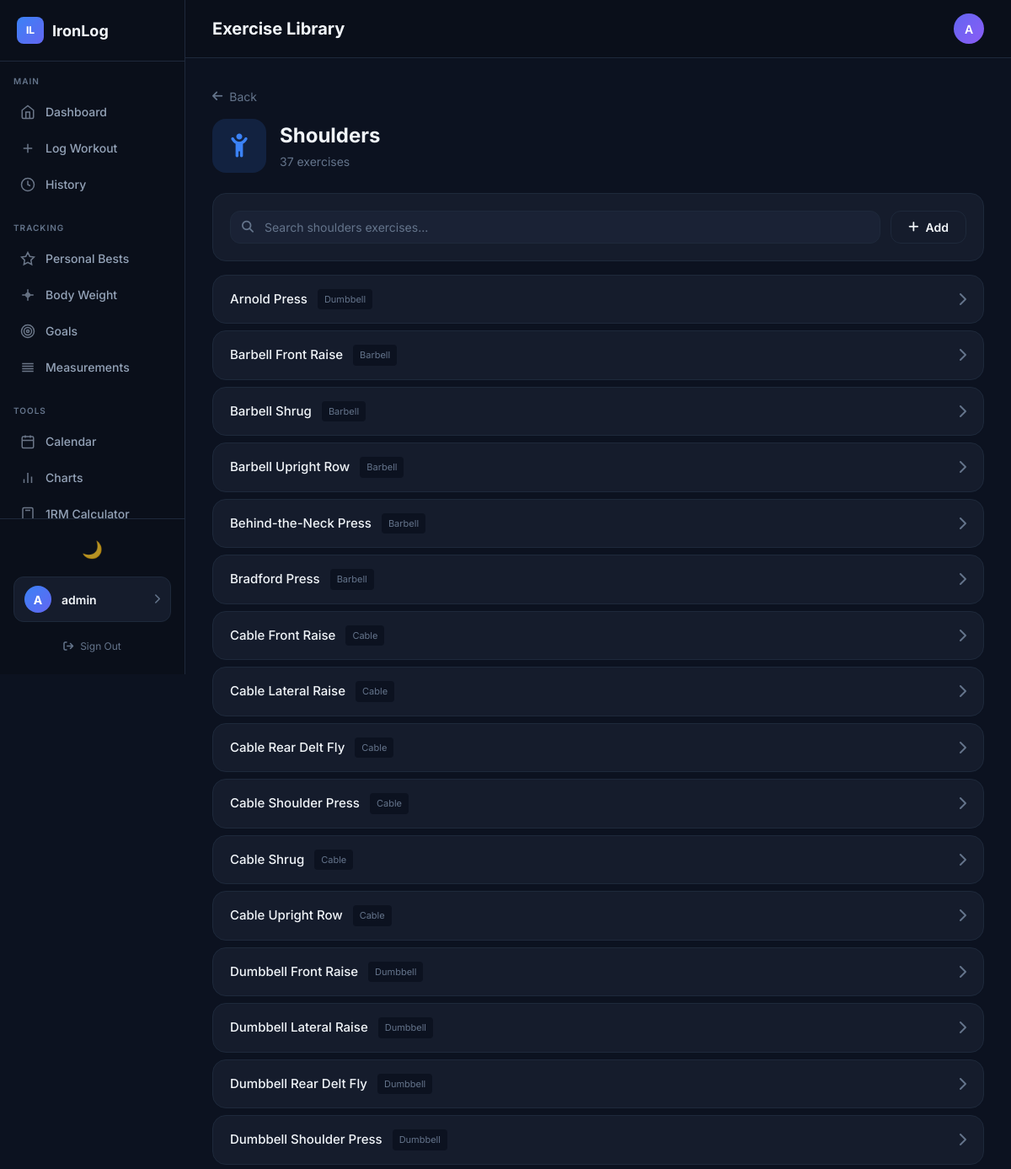
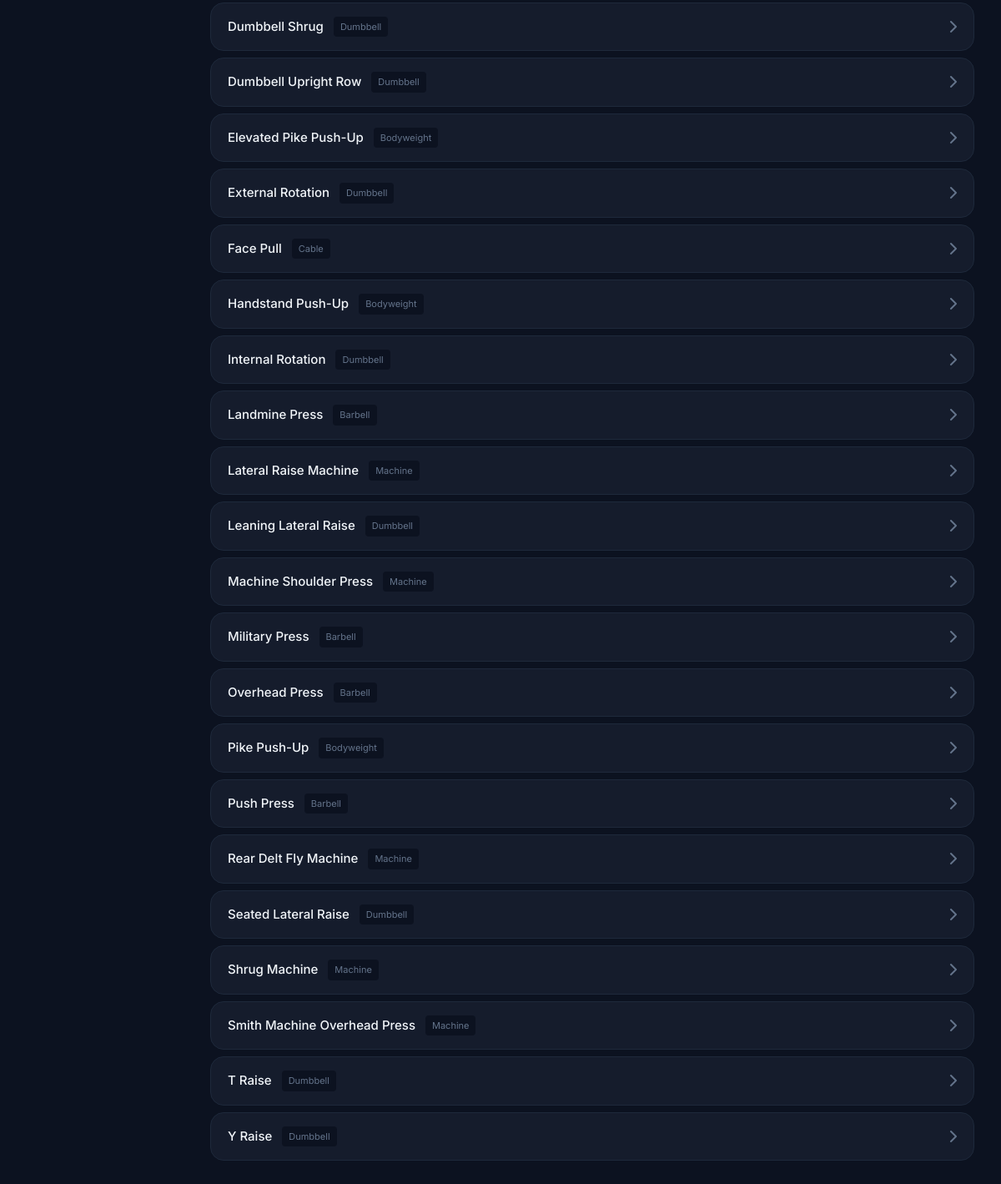
Page /exercises/?group=shoulders (signed in) on the committed database (2 pictures, top to bottom).
### workouts/models.py (models this page shows, shortened)
class Exercise(models.Model):
    MUSCLE_GROUPS = [
        ('chest', 'Chest'),
        ('back', 'Back'),
        ('shoulders', 'Shoulders'),
        ('legs', 'Legs'),
        ('biceps', 'Biceps'),
        ('triceps', 'Triceps'),
        ('core', 'Core'),
        ('cardio', 'Cardio'),
        ('glutes', 'Glutes'),
        ('forearms', 'Forearms'),
        ('calves', 'Calves'),
        ('traps', 'Traps'),
    ]
    name = models.CharField(max_length=100)
    muscle_group = models.CharField(max_length=20, choices=MUSCLE_GROUPS)
    equipment = models.CharField(max_length=50, blank=True, default='')
    user = models.ForeignKey(User, on_delete=models.CASCADE, null=True, blank=True)  # null = shared exercise
    class Meta:
        ordering = ['muscle_group', 'name']

### workouts/views.py (the view, shortened to what this page needs)
# urls.py: path('exercises/', views.ExerciseListView.as_view(), name='exercises'),
class ExerciseListView(LoginRequiredMixin, View):
    def get(self, request):
        search = request.GET.get('search', '')
        MUSCLE_ICONS = {
            'chest': 'fa-heart-pulse',
            'back': 'fa-arrows-up-down',
            'shoulders': 'fa-child-reaching',
            'legs': 'fa-person-walking',
            'biceps': 'fa-dumbbell',
            'triceps': 'fa-hand-fist',
            'core': 'fa-circle-dot',
            'cardio': 'fa-heart',
            'glutes': 'fa-hippo',
            'forearms': 'fa-hand',
            'calves': 'fa-socks',
            'traps': 'fa-diamond'
        }
        selected_group = request.GET.get('group')
        search = request.GET.get('search', '')
        if selected_group:
            queryset = Exercise.objects.filter(
                Q(user=request.user) | Q(user__isnull=True),
                muscle_group=selected_group
            ).annotate(
                set_count=Count('sets', filter=Q(sets__workout__user=request.user))
            ).order_by('name')
            if search:
                queryset = queryset.filter(name__icontains=search)
            selected_group_display = dict(Exercise.MUSCLE_GROUPS).get(selected_group, selected_group)
            context = {
                'selected_group': selected_group,
                'selected_group_display': selected_group_display,
                'group_icon': MUSCLE_ICONS.get(selected_group, 'fa-dumbbell'),
                'exercises': queryset,
                'search': search,
                'muscle_groups': Exercise.MUSCLE_GROUPS,
            }
        return render(request, 'workouts/exercises.html', context)

### templates/workouts/exercises.html (shortened to what this page needs)
{% extends 'base.html' %}
{% block page_title %}Exercise Library{% endblock %}
{% block content %}
{% if selected_group %}
<div class="group-header">
    <a href="{% url 'exercises' %}" class="back-btn">
        <i class="fa-solid fa-arrow-left"></i>
        Back
    </a>
    <div class="group-title-row">
        <span class="group-icon-box">
            <i class="fa-solid {{ group_icon }}"></i>
        </span>
        <div>
            <h2>{{ selected_group_display }}</h2>
            <span class="group-count">{{ exercises|length }} exercises</span>
        </div>
    </div>
</div>
<div class="card mb-2">
    <div class="search-add-row">
        <form method="get" class="search-form">
            <input type="text" name="search" class="form-control search-input" placeholder="Search {{ selected_group_display|lower }} exercises..." value="{{ search }}">
        </form>
        <button class="btn btn-secondary" onclick="toggleAddForm()">
            <i class="fa-solid fa-plus"></i> Add
        </button>
    </div>
</div>
<div class="exercise-list">
    {% for exercise in exercises %}
    <a href="{% url 'exercise_progress' exercise.id %}" class="exercise-card">
        <div class="exercise-info">
            <span class="exercise-name">{{ exercise.name }}</span>
            {% if exercise.equipment %}
            <span class="exercise-equipment">{{ exercise.equipment }}</span>
            {% endif %}
        </div>
        <div class="exercise-arrow">
            <i class="fa-solid fa-chevron-right"></i>
        </div>
    </a>
    {% empty %}
    <div class="empty-state">
        <div class="empty-icon"><i class="fa-solid fa-dumbbell"></i></div>
        <h3>No exercises found</h3>
        <p>{% if search %}Try a different search{% else %}Add your first {{ selected_group_display|lower }} exercise{% endif %}</p>
    </div>
    {% endfor %}
</div>
{% endif %}
{% endblock %}

### templates/base.html (shortened to what this page needs)
<!DOCTYPE html>
<html lang="en">
<head>
    <link rel="stylesheet" href="https://cdnjs.cloudflare.com/ajax/libs/font-awesome/6.5.1/css/all.min.css">
</head>
<body>
    <div class="app">
        <aside class="sidebar">
            <div class="sidebar-header">
                <a href="{% url 'dashboard' %}" class="logo">
                    <span class="logo-icon">IL</span>
                    IronLog
                </a>
            </div>
            <nav class="sidebar-nav">
                <div class="nav-section">
                    <div class="nav-label">Main</div>
                    <a href="{% url 'dashboard' %}" class="nav-item {% if request.path == '/' %}active{% endif %}">
                        <svg class="nav-icon" viewBox="0 0 24 24" fill="none" stroke="currentColor" stroke-width="2"><path d="M3 9l9-7 9 7v11a2 2 0 0 1-2 2H5a2 2 0 0 1-2-2z"/><polyline points="9 22 9 12 15 12 15 22"/></svg>
                        Dashboard
                    </a>
                    <a href="{% url 'log_workout' %}" class="nav-item {% if 'log' in request.path %}active{% endif %}">
                        <svg class="nav-icon" viewBox="0 0 24 24" fill="none" stroke="currentColor" stroke-width="2"><path d="M12 5v14M5 12h14"/></svg>
                        Log Workout
                    </a>
                    <a href="{% url 'history' %}" class="nav-item {% if 'history' in request.path %}active{% endif %}">
                        <svg class="nav-icon" viewBox="0 0 24 24" fill="none" stroke="currentColor" stroke-width="2"><circle cx="12" cy="12" r="10"/><polyline points="12 6 12 12 16 14"/></svg>
                        History
                    </a>
                </div>
                <div class="nav-section">
                    <div class="nav-label">Tracking</div>
                    <a href="{% url 'personal_bests' %}" class="nav-item {% if 'personal-bests' in request.path %}active{% endif %}">
                        <svg class="nav-icon" viewBox="0 0 24 24" fill="none" stroke="currentColor" stroke-width="2"><path d="M12 2l3.09 6.26L22 9.27l-5 4.87 1.18 6.88L12 17.77l-6.18 3.25L7 14.14 2 9.27l6.91-1.01L12 2z"/></svg>
                        Personal Bests
                    </a>
                    <a href="{% url 'bodyweight' %}" class="nav-item {% if 'bodyweight' in request.path %}active{% endif %}">
                        <svg class="nav-icon" viewBox="0 0 24 24" fill="none" stroke="currentColor" stroke-width="2"><path d="M12 3v18M3 12h18"/><circle cx="12" cy="12" r="3"/></svg>
                        Body Weight
                    </a>
                    <a href="{% url 'goals' %}" class="nav-item {% if 'goals' in request.path %}active{% endif %}">
                        <svg class="nav-icon" viewBox="0 0 24 24" fill="none" stroke="currentColor" stroke-width="2"><circle cx="12" cy="12" r="10"/><circle cx="12" cy="12" r="6"/><circle cx="12" cy="12" r="2"/></svg>
                        Goals
                    </a>
                    <a href="{% url 'measurements' %}" class="nav-item {% if 'measurements' in request.path %}active{% endif %}">
                        <svg class="nav-icon" viewBox="0 0 24 24" fill="none" stroke="currentColor" stroke-width="2"><path d="M21 10H3M21 6H3M21 14H3M21 18H3"/></svg>
                        Measurements
                    </a>
                </div>
                <div class="nav-section">
                    <div class="nav-label">Tools</div>
                    <a href="{% url 'calendar' %}" class="nav-item {% if 'calendar' in request.path %}active{% endif %}">
                        <svg class="nav-icon" viewBox="0 0 24 24" fill="none" stroke="currentColor" stroke-width="2"><rect x="3" y="4" width="18" height="18" rx="2" ry="2"/><line x1="16" y1="2" x2="16" y2="6"/><line x1="8" y1="2" x2="8" y2="6"/><line x1="3" y1="10" x2="21" y2="10"/></svg>
                        Calendar
                    </a>
                    <a href="{% url 'charts' %}" class="nav-item {% if 'charts' in request.path %}active{% endif %}">
                        <svg class="nav-icon" viewBox="0 0 24 24" fill="none" stroke="currentColor" stroke-width="2"><line x1="18" y1="20" x2="18" y2="10"/><line x1="12" y1="20" x2="12" y2="4"/><line x1="6" y1="20" x2="6" y2="14"/></svg>
                        Charts
                    </a>
                    <a href="{% url 'calculator' %}" class="nav-item {% if 'calculator' in request.path %}active{% endif %}">
                        1RM Calculator
                    </a>
                </div>
            </nav>
            <div class="sidebar-footer">
                <button class="theme-btn" onclick="toggleTheme()" title="Toggle theme">
                    <span id="theme-icon">🌙</span>
                </button>
                {% if user.is_authenticated %}
                <a href="{% url 'profile' %}" class="user-info" title="View profile">
                    <div class="user-avatar">{{ user.username|slice:":1"|upper }}</div>
                    <span class="user-name">{{ user.username }}</span>
                    <i class="fa-solid fa-chevron-right" style="color: var(--text-muted); font-size: 0.75rem;"></i>
                </a>
                <a href="{% url 'logout' %}" class="logout-link">
                    <i class="fa-solid fa-arrow-right-from-bracket"></i> Sign Out
                </a>
                {% endif %}
            </div>
        </aside>
        <main class="main">
            <header class="header">
                <h1 class="header-title">{% block page_title %}Dashboard{% endblock %}</h1>
                <div class="header-actions">
                    {% if user.is_authenticated %}
                    <div class="header-user" title="{{ user.username }}">{{ user.username|slice:":1"|upper }}</div>
                    {% endif %}
                </div>
            </header>
            <div class="content">
                {% block content %}{% endblock %}
            </div>
        </main>
    </div>
</body>
</html>

### templates/workouts/exercises.html (style rules this page uses)
.group-header { margin-bottom: 1.5rem; }
.back-btn { display: inline-flex; align-items: center; gap: 0.5rem; color: var(--text-muted); text-decoration: none; font-size: 0.875rem; margin-bottom: 1rem; transition: color 0.2s; }
.group-title-row { display: flex; align-items: center; gap: 1rem; }
.group-icon-box { font-size: 1.75rem; width: 64px; height: 64px; display: flex; align-items: center; justify-content: center; background: var(--accent-light); color: var(--accent); border-radius: var(--radius-lg); }
.group-title-row h2 { font-size: 1.5rem; font-weight: 700; margin: 0; }
.group-count { color: var(--text-muted); font-size: 0.875rem; }
.search-add-row { display: flex; gap: 0.75rem; align-items: center; }
.search-form { flex: 1; position: relative; display: flex; align-items: center; }
.search-input { padding-left: 2.5rem !important; padding-right: 2rem; }
.exercise-list { display: flex; flex-direction: column; gap: 0.5rem; }
.exercise-card { display: flex; align-items: center; gap: 1rem; padding: 1rem 1.25rem; background: var(--bg-card); border: 1px solid var(--border); border-radius: var(--radius-lg); transition: all 0.2s; text-decoration: none; color: var(--text-primary); cursor: pointer; }
.exercise-info { flex: 1; display: flex; align-items: center; gap: 0.75rem; min-width: 0; }
.exercise-name { font-weight: 500; font-size: 0.9375rem; }
.exercise-equipment { font-size: 0.6875rem; color: var(--text-muted); background: var(--bg-main); padding: 0.25rem 0.5rem; border-radius: 4px; text-transform: capitalize; }
.exercise-arrow { color: var(--text-muted); transition: all 0.2s; }

### rows in the picture
Exercise: name "Arnold Press", equipment "Dumbbell"
Exercise: name "Barbell Front Raise", equipment "Barbell"
Exercise: name "Barbell Shrug", equipment "Barbell"
Exercise: name "Barbell Upright Row", equipment "Barbell"
Exercise: name "Behind-the-Neck Press", equipment "Barbell"
Exercise: name "Bradford Press", equipment "Barbell"
Exercise: name "Cable Front Raise", equipment "Cable"
Exercise: name "Cable Lateral Raise", equipment "Cable"
Exercise: name "Cable Rear Delt Fly", equipment "Cable"
Exercise: name "Cable Shoulder Press", equipment "Cable"
Exercise: name "Cable Shrug", equipment "Cable"
Exercise: name "Cable Upright Row", equipment "Cable"
Exercise: name "Dumbbell Front Raise", equipment "Dumbbell"
Exercise: name "Dumbbell Lateral Raise", equipment "Dumbbell"
Exercise: name "Dumbbell Rear Delt Fly", equipment "Dumbbell"
Exercise: name "Dumbbell Shoulder Press", equipment "Dumbbell"
Exercise: name "Dumbbell Shrug", equipment "Dumbbell"
Exercise: name "Dumbbell Upright Row", equipment "Dumbbell"
Exercise: name "Elevated Pike Push-Up", equipment "Bodyweight"
Exercise: name "External Rotation", equipment "Dumbbell"
Exercise: name "Face Pull", equipment "Cable"
Exercise: name "Handstand Push-Up", equipment "Bodyweight"
Exercise: name "Internal Rotation", equipment "Dumbbell"
Exercise: name "Landmine Press", equipment "Barbell"
Exercise: name "Lateral Raise Machine", equipment "Machine"
Exercise: name "Leaning Lateral Raise", equipment "Dumbbell"
Exercise: name "Machine Shoulder Press", equipment "Machine"
Exercise: name "Military Press", equipment "Barbell"
Exercise: name "Overhead Press", equipment "Barbell"
Exercise: name "Pike Push-Up", equipment "Bodyweight"
Exercise: name "Push Press", equipment "Barbell"
Exercise: name "Rear Delt Fly Machine", equipment "Machine"
Exercise: name "Seated Lateral Raise", equipment "Dumbbell"
Exercise: name "Shrug Machine", equipment "Machine"
Exercise: name "Smith Machine Overhead Press", equipment "Machine"
Exercise: name "T Raise", equipment "Dumbbell"
Exercise: name "Y Raise", equipment "Dumbbell"

### other values in the picture
{{ user.username|slice:":1"|upper }} "A"
{{ user.username }} "admin"
{{ selected_group_display }} "Shoulders"
{{ exercises|length }} "37"
